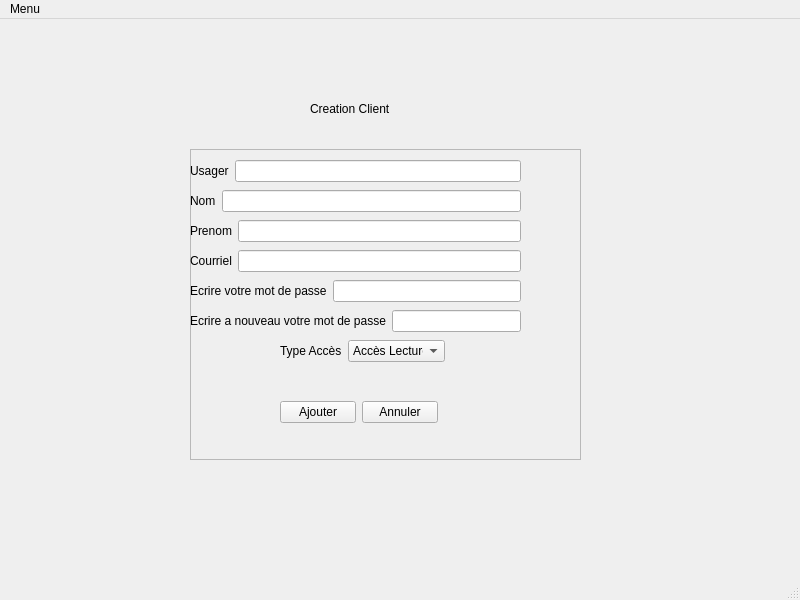
<?xml version="1.0" encoding="UTF-8"?>
<ui version="4.0">
 <class>CreateClientWindow</class>
 <widget class="QMainWindow" name="CreateClientWindow">
  <property name="geometry">
   <rect>
    <x>0</x>
    <y>0</y>
    <width>800</width>
    <height>600</height>
   </rect>
  </property>
  <property name="windowTitle">
   <string>MainWindow</string>
  </property>
  <widget class="QWidget" name="centralwidget">
   <widget class="QFrame" name="CreationClient">
    <property name="geometry">
     <rect>
      <x>190</x>
      <y>130</y>
      <width>391</width>
      <height>311</height>
     </rect>
    </property>
    <property name="frameShape">
     <enum>QFrame::StyledPanel</enum>
    </property>
    <property name="frameShadow">
     <enum>QFrame::Raised</enum>
    </property>
    <widget class="QWidget" name="layoutWidget_5">
     <property name="geometry">
      <rect>
       <x>0</x>
       <y>160</y>
       <width>331</width>
       <height>24</height>
      </rect>
     </property>
     <layout class="QHBoxLayout" name="horizontalLayout_5">
      <item>
       <widget class="QLabel" name="label_6">
        <property name="text">
         <string>Ecrire a nouveau votre mot de passe</string>
        </property>
       </widget>
      </item>
      <item>
       <widget class="QLineEdit" name="createPasswordVerify">
        <property name="echoMode">
         <enum>QLineEdit::Password</enum>
        </property>
       </widget>
      </item>
     </layout>
    </widget>
    <widget class="QWidget" name="layoutWidget_6">
     <property name="geometry">
      <rect>
       <x>0</x>
       <y>130</y>
       <width>331</width>
       <height>24</height>
      </rect>
     </property>
     <layout class="QHBoxLayout" name="horizontalLayout_6">
      <item>
       <widget class="QLabel" name="label_7">
        <property name="text">
         <string>Ecrire votre mot de passe</string>
        </property>
       </widget>
      </item>
      <item>
       <widget class="QLineEdit" name="createPassword">
        <property name="echoMode">
         <enum>QLineEdit::Password</enum>
        </property>
       </widget>
      </item>
     </layout>
    </widget>
    <widget class="QWidget" name="layoutWidget_7">
     <property name="geometry">
      <rect>
       <x>0</x>
       <y>100</y>
       <width>331</width>
       <height>24</height>
      </rect>
     </property>
     <layout class="QHBoxLayout" name="horizontalLayout_7">
      <item>
       <widget class="QLabel" name="label_8">
        <property name="text">
         <string>Courriel</string>
        </property>
       </widget>
      </item>
      <item>
       <widget class="QLineEdit" name="createCourriel">
        <property name="echoMode">
         <enum>QLineEdit::Normal</enum>
        </property>
       </widget>
      </item>
     </layout>
    </widget>
    <widget class="QWidget" name="layoutWidget_8">
     <property name="geometry">
      <rect>
       <x>0</x>
       <y>70</y>
       <width>331</width>
       <height>24</height>
      </rect>
     </property>
     <layout class="QHBoxLayout" name="horizontalLayout_8">
      <item>
       <widget class="QLabel" name="label_9">
        <property name="text">
         <string>Prenom</string>
        </property>
       </widget>
      </item>
      <item>
       <widget class="QLineEdit" name="createPrenom">
        <property name="echoMode">
         <enum>QLineEdit::Normal</enum>
        </property>
       </widget>
      </item>
     </layout>
    </widget>
    <widget class="QWidget" name="layoutWidget_9">
     <property name="geometry">
      <rect>
       <x>0</x>
       <y>40</y>
       <width>331</width>
       <height>24</height>
      </rect>
     </property>
     <layout class="QHBoxLayout" name="horizontalLayout_9">
      <item>
       <widget class="QLabel" name="label_10">
        <property name="text">
         <string>Nom</string>
        </property>
       </widget>
      </item>
      <item>
       <widget class="QLineEdit" name="createNom">
        <property name="echoMode">
         <enum>QLineEdit::Normal</enum>
        </property>
       </widget>
      </item>
     </layout>
    </widget>
    <widget class="QWidget" name="layoutWidget_10">
     <property name="geometry">
      <rect>
       <x>0</x>
       <y>10</y>
       <width>331</width>
       <height>24</height>
      </rect>
     </property>
     <layout class="QHBoxLayout" name="horizontalLayout_10">
      <item>
       <widget class="QLabel" name="label_11">
        <property name="text">
         <string>Usager</string>
        </property>
       </widget>
      </item>
      <item>
       <widget class="QLineEdit" name="createUsager">
        <property name="echoMode">
         <enum>QLineEdit::Normal</enum>
        </property>
       </widget>
      </item>
     </layout>
    </widget>
    <widget class="QWidget" name="">
     <property name="geometry">
      <rect>
       <x>90</x>
       <y>190</y>
       <width>165</width>
       <height>24</height>
      </rect>
     </property>
     <layout class="QHBoxLayout" name="horizontalLayout">
      <item>
       <widget class="QLabel" name="type_lbl">
        <property name="text">
         <string>Type Accès</string>
        </property>
       </widget>
      </item>
      <item>
       <widget class="QComboBox" name="createType">
        <item>
         <property name="text">
          <string>Accès Lecture</string>
         </property>
        </item>
        <item>
         <property name="text">
          <string>Accès Total</string>
         </property>
        </item>
       </widget>
      </item>
     </layout>
    </widget>
    <widget class="QWidget" name="">
     <property name="geometry">
      <rect>
       <x>90</x>
       <y>250</y>
       <width>158</width>
       <height>26</height>
      </rect>
     </property>
     <layout class="QHBoxLayout" name="horizontalLayout_2">
      <item>
       <widget class="QPushButton" name="createOk">
        <property name="text">
         <string>Ajouter</string>
        </property>
       </widget>
      </item>
      <item>
       <widget class="QPushButton" name="createCancel">
        <property name="text">
         <string>Annuler</string>
        </property>
       </widget>
      </item>
     </layout>
    </widget>
   </widget>
   <widget class="QLabel" name="label_5">
    <property name="geometry">
     <rect>
      <x>310</x>
      <y>80</y>
      <width>91</width>
      <height>20</height>
     </rect>
    </property>
    <property name="text">
     <string>Creation Client</string>
    </property>
   </widget>
   <widget class="QLabel" name="createInfo">
    <property name="geometry">
     <rect>
      <x>190</x>
      <y>110</y>
      <width>331</width>
      <height>20</height>
     </rect>
    </property>
    <property name="text">
     <string/>
    </property>
    <property name="alignment">
     <set>Qt::AlignJustify|Qt::AlignVCenter</set>
    </property>
   </widget>
  </widget>
  <widget class="QMenuBar" name="menubar">
   <property name="geometry">
    <rect>
     <x>0</x>
     <y>0</y>
     <width>800</width>
     <height>22</height>
    </rect>
   </property>
   <widget class="QMenu" name="menuMenu">
    <property name="title">
     <string>Menu</string>
    </property>
    <addaction name="createDecon"/>
   </widget>
   <addaction name="menuMenu"/>
  </widget>
  <widget class="QStatusBar" name="statusbar"/>
  <action name="createDecon">
   <property name="text">
    <string>Se deconecter</string>
   </property>
  </action>
 </widget>
 <resources/>
 <connections/>
</ui>
